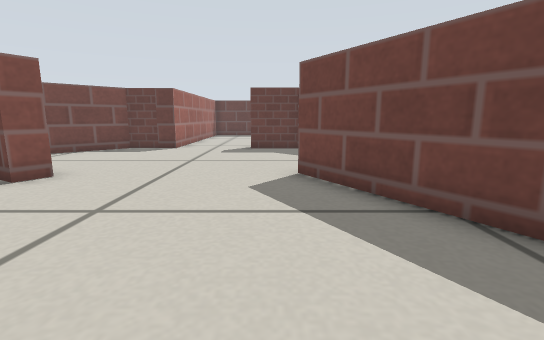
view 1 (above)

16 first-person views from a walk through a world built for the Gazebo simulator. The camera is 0.26 m above the floor, tilts 10° down and sees 85° across. The floor is counted in squares, 0.2 m on a side. Each view is taken from the middle of a square. On the plan, view 1 faces up. The plan holds only what a view shows up to about 13 squares ahead; the rest is blank. Simple patterns stand in for the simulator's built-in surfaces.

view 2
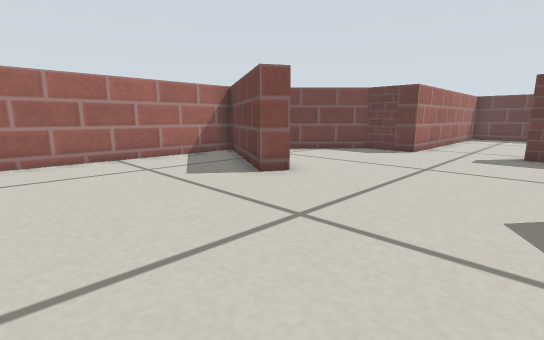

view 3
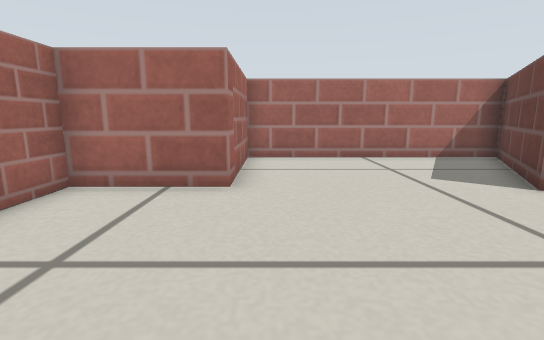

view 4
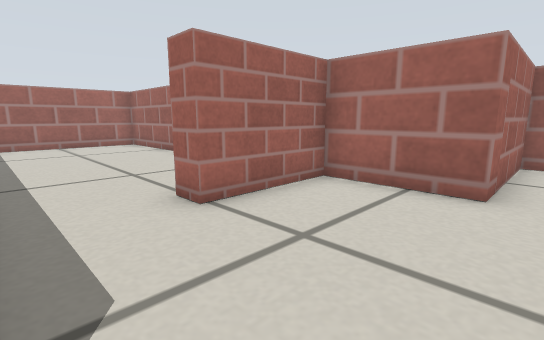

view 5
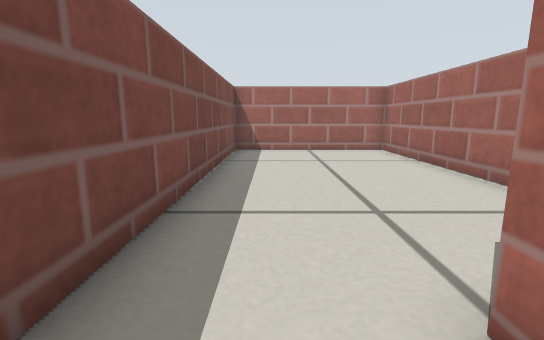

view 6
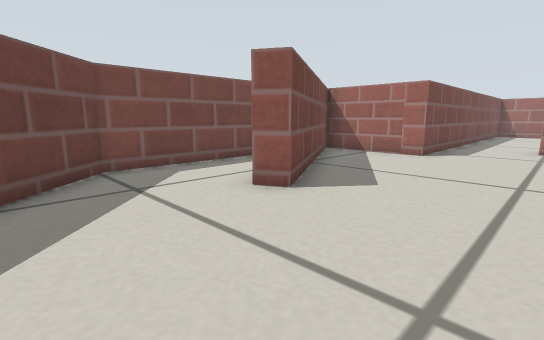

view 7
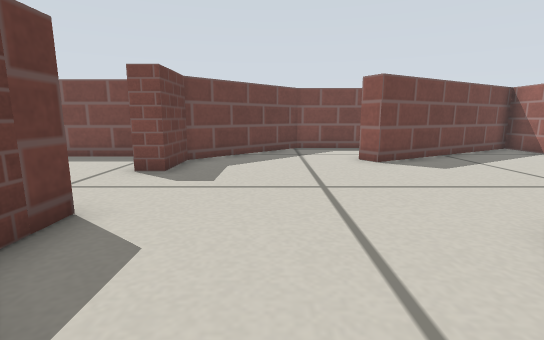

view 8
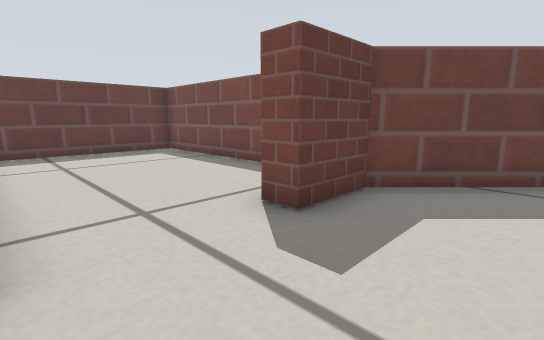

view 9
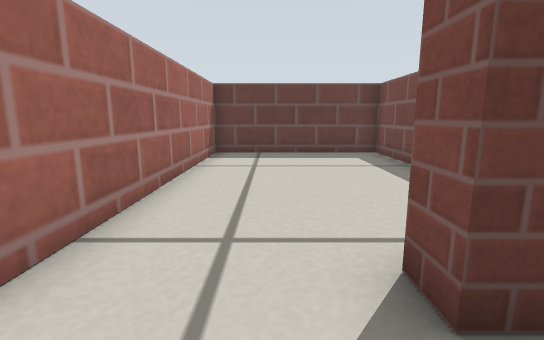

view 10
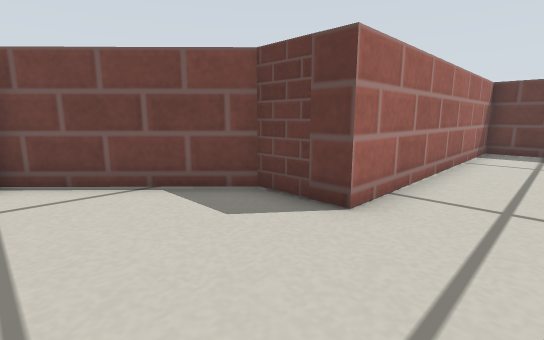

view 11
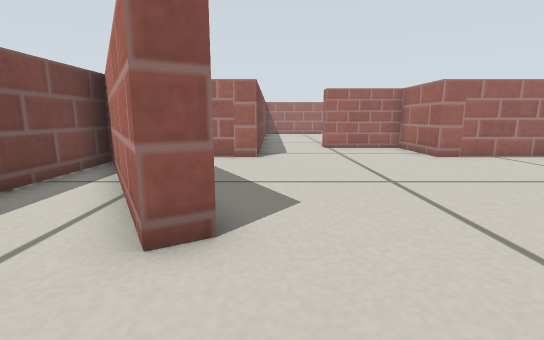

view 12
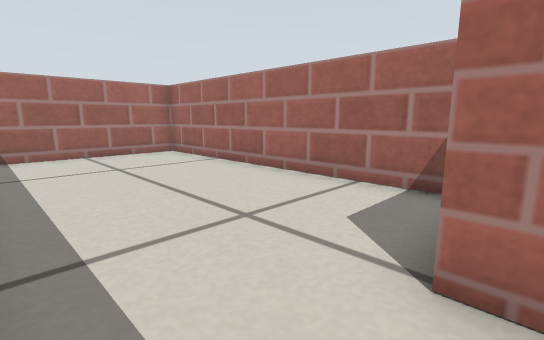

view 13
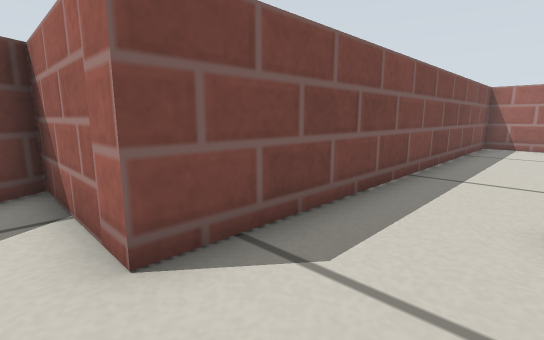

view 14
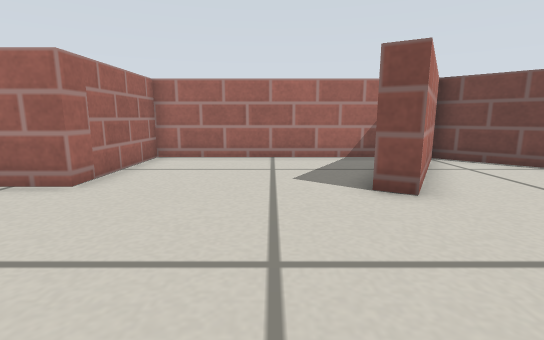

view 15
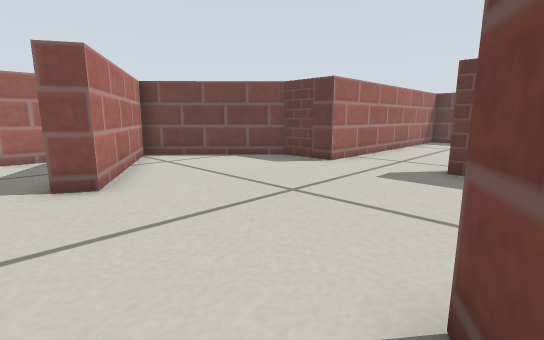

view 16
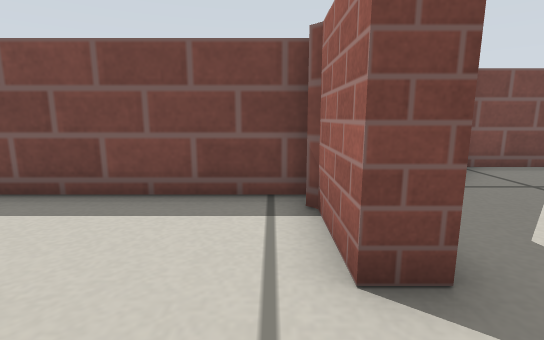

### Floor plan
Points are (right, up) in squares from view 1. A wall is a line through its corners. A room is listed if a view was taken in it or the views show most of it. See-through windows are left out.
Room 1 (views 1, 2, 3, 4, 5, 6, 7, 8, 9, 10, 11, 13, 14, 15)
walls: (-4.1, 13.6) (-4.1, 12.6) (-6.2, 12.6) (-9.5, 9.2) (-4.8, 6.5) (-5.2, 5.8) (-9.7, 8.4) (-9.7, 0.2) (-5.5, 0.2) (-5.5, -2.8) (-2.3, -2.8); (0.5, -2.5) (0.5, 0.2) (4.5, 0.2) (0.6, 6.9) (1.3, 7.3) (4.7, 1.2) (4.7, 8.9) (1.1, 12.6) (-0.9, 12.6) (-0.9, 13.3)
ways out: opening at (-1, -3) to room 2; opening at (-2, 13) to room 3
Room 2 (view 12)
walls: (-5.5, -4.4) (-5.5, -14) (0.5, -14) (0.5, -2.5); (-2.3, -2.8) (-2.3, -3.6)
ways out: opening at (-1, -3) to room 1
Room 3 (view 16)
walls: (-0.9, 13.3) (1.1, 13.3); (1.9, 13.4) (1.9, 22) (-4.1, 22) (-4.1, 13.6)
ways out: opening at (-2, 13) to room 1

Positions as (right, up) in squares from view 1, and headings:
1: (0, 0), facing up
2: (0, 1), facing up-left
3: (0, 1), facing left
4: (0, 1), facing down-left
5: (-1, -2), facing down
6: (-3, 11), facing down-right
7: (-8, 10), facing right
8: (-4, 10), facing up-right
9: (-2, 11), facing up
10: (-2, 9), facing up-left
11: (0, 10), facing down
12: (0, -3), facing down-left
13: (-2, 1), facing down-right
14: (0, 4), facing left
15: (1, 5), facing up-left
16: (-3, 14), facing right
